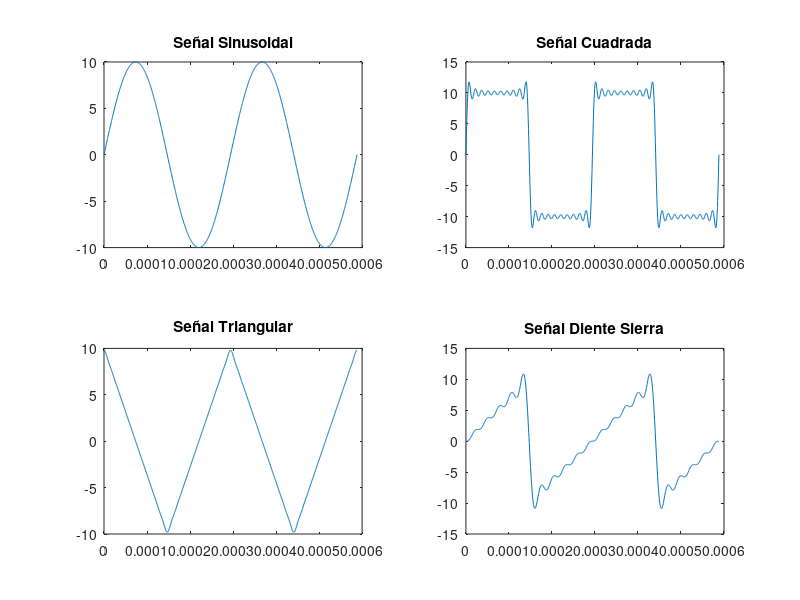

The MATLAB script that drew this image:
clc, clear all, close all, format compact
%------------- INPUT -------------------
A = 10;      %Volts
f = 3400;    %Hertz
phi = 2*pi     %radians
cantper = 2;%cantidad periodos a visualizar
compfreq = 10; %componentes de freq (series Fourier)
%------------- PROCESS -------------------
%Construcciòn Señal Sinusoidal
T = 1/f;
t = linspace(0,cantper*T,1000);
xt = A*sin(2*pi*f*t + phi);
%Construcciòn Señal Cuadrada (Serie Fourier)
cuadrada = 0;
for n=1:2:(compfreq*2-1)
    cuadrada = cuadrada + ((4*A)/(n*pi))*sin(2*pi*n*f*t);
end
%Construcciòn Señal Triangular (Serie Fourier)
triangular = 0;
for n=1:2:(compfreq*2-1)
    triangular = triangular + ((8*A)/((n^2)*(pi^2)))*cos(2*pi*n*f*t);
end
%Construcciòn Señal Diente Sierra (Serie Fourier)
sierra = 0;
for n=1:(compfreq)
    sierra = sierra + ((-1)^(n+1))*((2*A)/(n*pi))*sin(2*pi*n*f*t);
end

%------------- OUTPUT -------------------
figure(1)
subplot(2,2,1), plot(t,xt), title('Señal Sinusoidal')
subplot(2,2,2), plot(t,cuadrada), title('Señal Cuadrada')
subplot(2,2,3), plot(t,triangular), title('Señal Triangular')
subplot(2,2,4), plot(t,sierra), title('Señal Diente Sierra')







